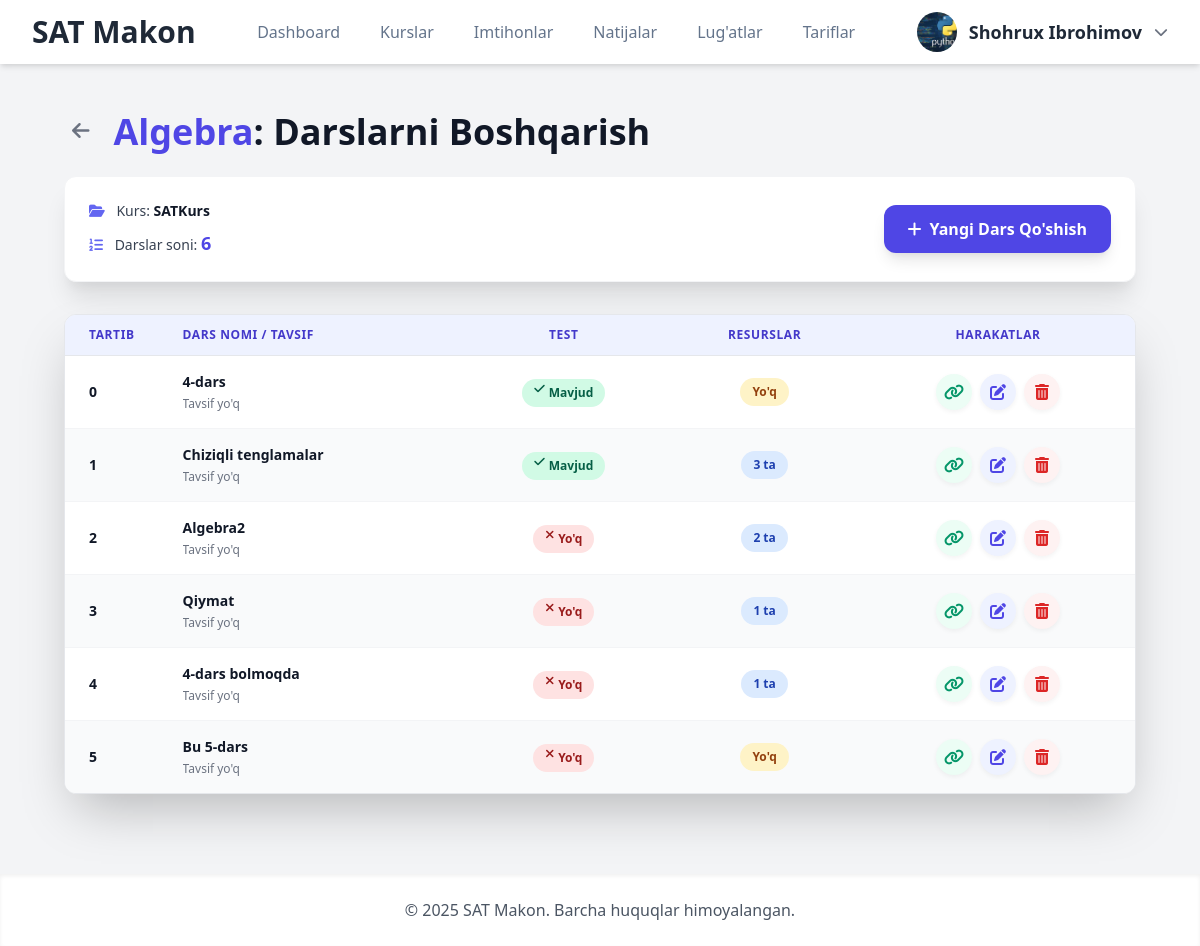
The page /modules/1/lessons/ (signed in) on the database its author committed.
### Mock/models.py (models this page shows, shortened)
class CustomUser(AbstractUser):
    first_name = None
    last_name = None
    full_name = models.CharField(max_length=255, verbose_name="To'liq ism (F.I.Sh)")
    email = models.EmailField(unique=True, verbose_name="Elektron pochta")
    phone_number = models.CharField(max_length=20, unique=True, null=True, blank=True, verbose_name="Telefon raqami")
    center = models.ForeignKey(
        Center,
        on_delete=models.SET_NULL,
        null=True,
        blank=True,
        related_name='members',
        verbose_name="O'quv Markazi"
    )
    ROLE_CHOICES = [
        ('student', "O'quvchi"),
        ('teacher', "O'qituvchi"),
        ('center_admin', "Markaz Admini"),
        ('admin', "Platforma Super Admini"),
    ]
    role = models.CharField(max_length=20, choices=ROLE_CHOICES, default='student', verbose_name="Foydalanuvchi roli")
    profile_picture = models.ImageField(upload_to='profile_pics/', null=True, blank=True, verbose_name="Profil rasmi")
    bio = models.TextField(max_length=500, blank=True, verbose_name="O'zi haqida")
    ability = models.FloatField(default=0.0, verbose_name="Foydalanuvchi qobiliyati (Rasch)")
    teacher = models.ForeignKey(
        'self',
        on_delete=models.SET_NULL,
        null=True,
        blank=True,
        limit_choices_to=models.Q(role='teacher') | models.Q(role='center_admin'),
        related_name='students',
        verbose_name="Biriktirilgan Ustoz/Admin"
    )
    is_approved = models.BooleanField(default=True, verbose_name="Tasdiqlangan")
    is_banned = models.BooleanField(default=False, verbose_name="Bloklangan")
    USERNAME_FIELD = 'username'
    REQUIRED_FIELDS = ['email', 'full_name']
    def get_full_name(self):
        return self.full_name.strip()
    class Meta:
        verbose_name = "Foydalanuvchi"
        verbose_name_plural = "Foydalanuvchilar"

class CourseModule(models.Model):
    course = models.ForeignKey(Course, on_delete=models.CASCADE, related_name='modules', verbose_name="Kurs")
    title = models.CharField(max_length=200, verbose_name="Modul nomi")
    description = models.TextField(verbose_name="Tavsif", blank=True, null=True)
    order = models.PositiveIntegerField(default=0, verbose_name="Tartib raqami")
    class Meta:
        verbose_name = "Kurs Moduli"
        verbose_name_plural = "Kurs Modullari"
        ordering = ['order']
        unique_together = ('course', 'order')

class Course(models.Model):
    title = models.CharField(max_length=200, verbose_name="Kurs nomi")
    description = models.TextField(verbose_name="Tavsif", blank=True, null=True)
    teacher = models.ForeignKey(settings.AUTH_USER_MODEL, on_delete=models.SET_NULL, null=True, verbose_name="Ustoz")
    course_type = models.CharField(
        max_length=10,
        choices=COURSE_TYPE_CHOICES,
        default='online',
        verbose_name="Kurs turi"
    )
    online_lesson_flow = models.CharField(
        max_length=10,
        choices=ONLINE_LESSON_FLOW_CHOICES,
        default='self_paced',
        verbose_name="Online darslar turi",
        help_text="'Ixtiyoriy'da tezlik talabaga bog'liq, 'Jadval asosida'da vaqt cheklangan."
    )
    is_premium = models.BooleanField(default=True, verbose_name="Pullik kurs")
    is_active = models.BooleanField(default=True, verbose_name="Aktiv")
    price = models.DecimalField(
        max_digits=10,
        decimal_places=2,
        default=0.00,
        verbose_name="Kurs narxi"
    )
    created_at = models.DateTimeField(auto_now_add=True)
    center = models.ForeignKey(
        'Center',
        on_delete=models.CASCADE,
        related_name='courses',
        verbose_name="Tegishli Markaz",
        null=True
    )
    groups = models.ManyToManyField(
        'Group',
        related_name='courses',
        blank=True,
        verbose_name="Kurs o'tiladigan guruhlar"
    )
    class Meta:
        verbose_name = "Kurs"
        verbose_name_plural = "Kurslar"
        unique_together = ('title', 'center')
        ordering = ['title']

class Lesson(models.Model):
    module = models.ForeignKey(CourseModule, on_delete=models.CASCADE, related_name='lessons', verbose_name="Modul")
    title = models.CharField(max_length=200, verbose_name="Dars nomi")
    related_exam = models.OneToOneField(
        'Exam',
        on_delete=models.SET_NULL,
        null=True,
        blank=True,
        related_name='lesson',
        verbose_name="Mavzu testi",
        help_text="Bu darsga test biriktirilishi shart emas. Agar biriktirilsa, keyingi darsga o'tish uchun talab etiladi."
    )
    order = models.PositiveIntegerField(default=0, verbose_name="Tartib raqami")
    class Meta:
        verbose_name = "Dars"
        verbose_name_plural = "Darslar"
        ordering = ['module__order', 'order']
        unique_together = ('module', 'order')

### Mock/views.py (the view)
# urls.py: path('modules/<int:module_id>/lessons/', views.lesson_list, name='lesson_list'),
@login_required(login_url='login')
def lesson_list(request, module_id):
    module = get_object_or_404(CourseModule, id=module_id)
    lessons = Lesson.objects.filter(module=module).order_by('order').prefetch_related(
        Prefetch('resources', queryset=LessonResource.objects.order_by('order'), to_attr='resources_list')
    ).select_related('related_exam') # Testni ham yuklaymiz
    context = {
        'module': module,
        'course': module.course,
        'lessons': lessons,
        'page_title': f"'{module.title}' modulining darslari"
    }
    return render(request, 'management/lesson_list.html', context)

### Mock/templates/management/lesson_list.html (shortened to what this page needs)
{% extends 'base.html' %}
{% load static i18n %}
{% block content %}
<div class="container mx-auto p-4 md:p-8 max-w-7xl">
    <div class="flex items-center mb-6 space-x-4">
        <a href="{% url 'module_list' course_id=module.course.id %}" class="text-gray-500 hover:text-indigo-600 transition p-2 rounded-full hover:bg-gray-100" title="Modullar ro'yxatiga qaytish">
            <i class="fas fa-arrow-left text-xl"></i>
        </a>
        <h1 class="text-3xl lg:text-4xl font-extrabold text-gray-900">
            <span class="text-indigo-600">{{ module.title }}</span>: Darslarni Boshqarish
        </h1>
    </div>
    <div class="flex flex-col md:flex-row justify-between items-start md:items-center mb-8 bg-white p-6 rounded-xl shadow-xl border border-gray-100">
        <div class="space-y-2 mb-4 md:mb-0">
            <p class="text-sm text-gray-700"><i class="fas fa-folder-open mr-2 text-indigo-500"></i> Kurs: <span class="font-semibold text-gray-900">{{ module.course.title }}</span></p>
            <p class="text-sm text-gray-700"><i class="fas fa-list-ol mr-2 text-indigo-500"></i> Darslar soni: <span class="font-bold text-lg text-indigo-600">{{ lessons|length }}</span></p>
        </div>
        <a href="{% url 'lesson_create' module_id=module.id %}" class="w-full md:w-auto px-6 py-3 bg-indigo-600 text-white font-semibold rounded-xl shadow-lg hover:bg-indigo-700 focus:outline-none focus:ring-4 focus:ring-indigo-500 focus:ring-opacity-50 transition duration-300 flex items-center justify-center">
            <i class="fas fa-plus mr-2"></i> Yangi Dars Qo'shish
        </a>
    </div>
    <div class="overflow-x-auto bg-white rounded-xl shadow-2xl border border-gray-200 table-responsive">
        <table class="min-w-full divide-y divide-gray-200">
            <thead class="bg-indigo-50">
                <tr>
                    <th class="px-6 py-3 text-left text-xs font-bold text-indigo-700 uppercase tracking-wider w-16">Tartib</th>
                    <th class="px-6 py-3 text-left text-xs font-bold text-indigo-700 uppercase tracking-wider">Dars Nomi / Tavsif</th>
                    <th class="px-6 py-3 text-center text-xs font-bold text-indigo-700 uppercase tracking-wider">Test</th>
                    <th class="px-6 py-3 text-center text-xs font-bold text-indigo-700 uppercase tracking-wider">Resurslar</th>
                    <th class="px-6 py-3 text-center text-xs font-bold text-indigo-700 uppercase tracking-wider">Harakatlar</th>
                </tr>
            </thead>
            <tbody class="divide-y divide-gray-100">
                {% for lesson in lessons %}
                <tr class="{% cycle 'bg-white' 'bg-gray-50' %} hover:bg-indigo-50 transition duration-150">
                    <td class="px-6 py-4 whitespace-nowrap text-sm font-bold text-gray-900" data-label="Tartib">{{ lesson.order }}</td>
                    <td class="px-6 py-4 max-w-lg text-sm font-medium text-gray-900" data-label="Dars Nomi">
                        <p class="font-semibold">{{ lesson.title }}</p>
                        <p class="text-xs text-gray-500 mt-1 truncate">{{ lesson.description|default:"Tavsif yo'q" }}</p>
                    </td>
                    <td class="px-6 py-4 whitespace-nowrap text-center text-sm" data-label="Test Holati">
                        {% if lesson.related_exam %}
                            <span class="px-3 py-1 inline-flex text-xs leading-5 font-semibold rounded-full bg-green-100 text-green-800" title="{{ lesson.related_exam.title }}">
                                <i class="fas fa-check mr-1"></i> Mavjud
                            </span>
                        {% else %}
                            <span class="px-3 py-1 inline-flex text-xs leading-5 font-semibold rounded-full bg-red-100 text-red-800">
                                <i class="fas fa-times mr-1"></i> Yo'q
                            </span>
                        {% endif %}
                    </td>
                    <td class="px-6 py-4 whitespace-nowrap text-center text-sm" data-label="Resurslar Holati">
                        {% if lesson.resources_list %}
                            <span class="px-3 py-1 inline-flex text-xs leading-5 font-semibold rounded-full bg-blue-100 text-blue-800">
                                {{ lesson.resources_list|length }} ta
                            </span>
                        {% else %}
                            <span class="px-3 py-1 inline-flex text-xs leading-5 font-semibold rounded-full bg-yellow-100 text-yellow-800">
                                Yo'q
                            </span>
                        {% endif %}
                    </td>
                    <td class="px-6 py-4 whitespace-nowrap text-center text-sm font-medium" data-label="Harakatlar">
                        <div class="flex items-center justify-center space-x-2">
                            <a href="{% url 'resource_create' lesson_id=lesson.id %}" class="action-btn link-add" title="Resurslar qo'shish/boshqarish">
                                <i class="fas fa-link text-base"></i>
                            </a>
                            <a href="{% url 'lesson_update' lesson_id=lesson.id %}" class="action-btn edit" title="Tahrirlash">
                                <i class="fas fa-edit text-base"></i>
                            </a>
                            <button type="button"
                                data-lesson-id="{{ lesson.id }}"
                                data-lesson-title="{{ lesson.title }}"
                                data-delete-url="{% url 'lesson_delete' lesson_id=lesson.id %}"
                                class="action-btn delete js-open-delete-modal"
                                title="O'chirish">
                                <i class="fas fa-trash-alt text-base"></i>
                            </button>
                        </div>
                    </td>
                </tr>
                {% endfor %}
            </tbody>
        </table>
    </div>
</div>
{% endblock content %}

### Mock/templates/base.html (shortened to what this page needs)
{% load static %}
<!DOCTYPE html>
<html lang="uz">
<head>
    <link href="https://cdn.jsdelivr.net/npm/tailwindcss@2.2.19/dist/tailwind.min.css" rel="stylesheet">
    <link rel="stylesheet" href="https://cdnjs.cloudflare.com/ajax/libs/font-awesome/6.5.2/css/all.min.css">
    <link href="https://cdn.jsdelivr.net/npm/select2@4.1.0-rc.0/dist/css/select2.min.css" rel="stylesheet" />
    <link rel="stylesheet" href="{% static 'css/custom.css' %}">
</head>
<body class="bg-gray-100 min-h-screen flex flex-col font-sans">
    <div class="sat-wrapper flex flex-col min-h-screen">
        {% include 'header.html' %}
        <main class="flex-grow">
            <div class="container max-w-7xl mx-auto px-4 sm:px-6 lg:px-8 py-4">
                {% block content %}{% endblock %}
            </div>
        </main>
        {% include 'footer.html' %}
    </div>
</body>
</html>

### Mock/templates/header.html (shortened to what this page needs)
{% load static i18n %}
<header class="bg-white shadow-md sticky top-0 z-50">
    <div class="container max-w-7xl mx-auto px-4 sm:px-6 lg:px-8">
        <div class="flex items-center justify-between h-16">
            <div class="flex-shrink-0">
                <a href="{% url 'index' %}" class="text-3xl font-bold text-gray-800">{{ CENTER_NAME }}</a>
            </div>
            <nav class="hidden md:flex md:items-center md:space-x-2 lg:space-x-4">
                {% if user.is_authenticated and user.role == 'student' %}
                <a href="{% url 'dashboard' slug=request.user.center.slug %}" class="nav-link {% if request.resolver_match.url_name == 'dashboard' %}active{% endif %}">Dashboard</a>
                <a href="{% url 'all_courses' center.slug %}" class="nav-link ">Kurslar</a>
                <a href="{% url 'all_exams' center.slug %}" class="nav-link {% if request.resolver_match.url_name == 'all_exams' %}active{% endif %}">Imtihonlar</a>
                <a href="{% url 'completed_exams' center.slug %}" class="nav-link {% if request.resolver_match.url_name == 'completed_exams' %}active{% endif %}">Natijalar</a>
                <a href="{% url 'my_flashcards' center.slug %}" class="nav-link {% if request.resolver_match.url_name == 'my_flashcards' %}active{% endif %}">Lug'atlar</a>
                <a href="{% url 'price' center.slug %}" class="nav-link {% if request.resolver_match.url_name == 'price' %}active{% endif %}">Tariflar</a>
                {% elif user.is_authenticated and user.role == 'admin' %}
                <a href="{% url 'center_list' %}" class="nav-link {% if request.resolver_match.url_name == 'center_list' %}active{% endif %}">O'quv markazlar</a>
                {% endif %}
            </nav>
            <div class="flex items-center space-x-4">
                {% if user.is_authenticated %}
                <div class="hidden md:block relative">
                    <button id="dropdownButton" class="flex items-center space-x-3 focus:outline-none">
                        {% if user.profile_picture %}
                            <img class="h-10 w-10 rounded-full object-cover" src="{{ user.profile_picture.url }}" alt="Profil rasmi">
                        {% else %}
                            <span class="h-10 w-10 rounded-full bg-blue-500 flex items-center justify-center text-white font-bold text-lg">
                                {{ user.username|first|upper }}
                            </span>
                        {% endif %}
                        <span class="font-semibold text-lg text-gray-800">{{ user.get_full_name|default:user.username }}</span>
                        <i class="fas fa-chevron-down text-gray-500 text-sm"></i>
                    </button>
                </div>
                {% else %}
                <div class="hidden md:block">
                       <a href="{% url 'login' %}" class="nav-link"><i class="fa-brands fa-telegram mr-1"></i> Kirish</a>
                </div>
                {% endif %}
            </div>
        </div>
    </div>
</header>

### Mock/templates/footer.html
<footer class="bg-white shadow-inner mt-8 py-6">
    <div class="container mx-auto px-4 text-center text-gray-600">
        <p>&copy; 2025 {{ CENTER_NAME }}. Barcha huquqlar himoyalangan.</p>
    </div>
</footer>

### rows shown on the page
CustomUser: profile_picture (picture), get_full_name "Shohrux Ibrohimov"
CourseModule: title "Algebra", course "SATKurs"
Lesson: order "0", title "4-dars", description "Tavsif yo'q", shows "Yo'q"
Lesson: order "1", title "Chiziqli tenglamalar", description "Tavsif yo'q", resources_list|length "3"
Lesson: order "2", title "Algebra2", description "Tavsif yo'q", shows "Yo'q", resources_list|length "2"
Lesson: order "3", title "Qiymat", description "Tavsif yo'q", shows "Yo'q", resources_list|length "1"
Lesson: order "4", title "4-dars bolmoqda", description "Tavsif yo'q", shows "Yo'q", resources_list|length "1"
Lesson: order "5", title "Bu 5-dars", description "Tavsif yo'q", shows "Yo'q"

### other values the page prints
{{ CENTER_NAME }} "SAT Makon"
{{ lessons|length }} "6"
